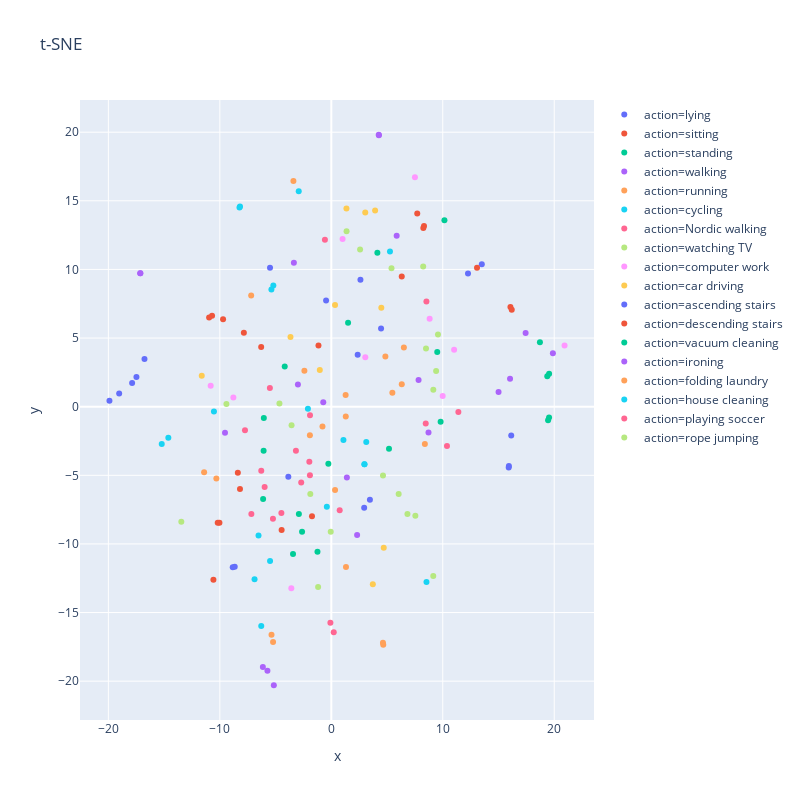
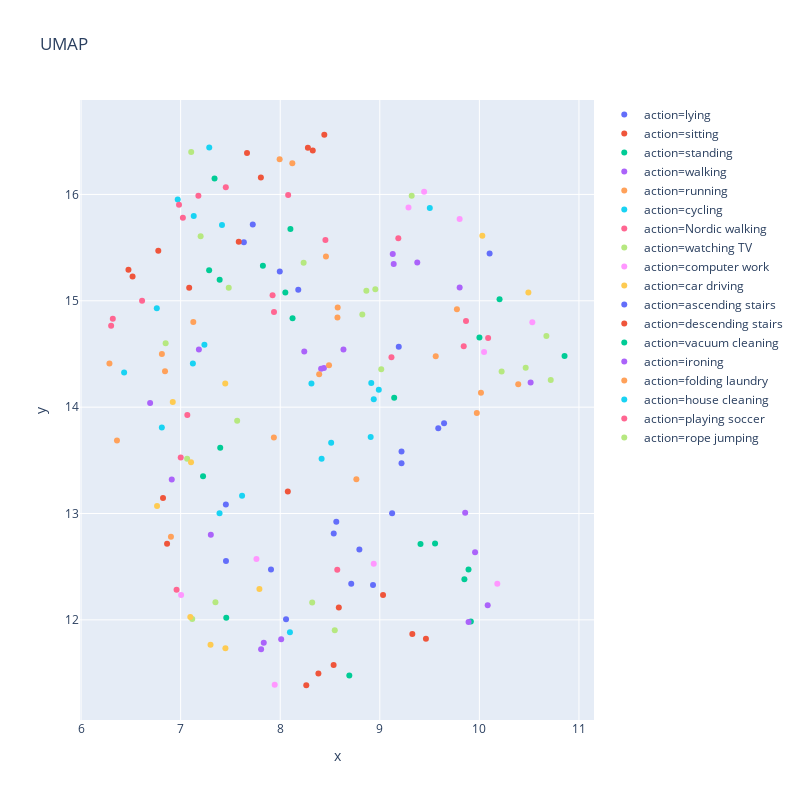

Notebook source saved alongside these figures, in order:
### Code cell
val_actions, val_labels, val_lm = get_action_vector(ae_model, skel_dt, device, class_ids=range(18), class_names=dataReader.idToLabel)
tsne_skel_plot = plot_tnse(val_actions, val_labels, val_lm)
plot_umap(val_actions, val_labels, val_lm)

### Figure 1 — Plotly figure (JSON) as saved in the notebook; plotly's stock layout.template omitted (floating-point values rounded to 4 significant figures)
{"data": [{"hoverlabel": {"namelength": 0}, "hovertemplate": "action=lying<br>x=%{x}<br>y=%{y}", "legendgroup": "action=lying", "marker": {"color": "#636efa", "symbol": "circle"}, "mode": "markers", "name": "action=lying", "showlegend": true, "type": "scatter", "x": [4.465, -5.498, -19.9, 2.366, -17.48, -0.4682, -19.03, 2.613, -17.87, -16.76], "xaxis": "x", "y": [5.703, 10.13, 0.4305, 3.781, 2.163, 7.737, 0.9638, 9.25, 1.732, 3.465], "yaxis": "y"}, {"hoverlabel": {"namelength": 0}, "hovertemplate": "action=sitting<br>x=%{x}<br>y=%{y}", "legendgroup": "action=sitting", "marker": {"color": "#EF553B", "symbol": "circle"}, "mode": "markers", "name": "action=sitting", "showlegend": true, "type": "scatter", "x": [-1.733, -9.71, -10.7, -8.193, -6.291, -4.457, 6.319, -7.846, -1.152, -10.96], "xaxis": "x", "y": [-7.988, 6.379, 6.625, -6.004, 4.343, -8.995, 9.491, 5.392, 4.466, 6.49], "yaxis": "y"}, {"hoverlabel": {"namelength": 0}, "hovertemplate": "action=standing<br>x=%{x}<br>y=%{y}", "legendgroup": "action=standing", "marker": {"color": "#00cc96", "symbol": "circle"}, "mode": "markers", "name": "action=standing", "showlegend": true, "type": "scatter", "x": [9.807, 5.176, -1.241, 9.503, 1.505, -0.2649, -4.18, -6.053, 4.132, -3.434], "xaxis": "x", "y": [-1.097, -3.06, -10.56, 3.989, 6.109, -4.156, 2.934, -0.8184, 11.21, -10.74], "yaxis": "y"}, {"hoverlabel": {"namelength": 0}, "hovertemplate": "action=walking<br>x=%{x}<br>y=%{y}", "legendgroup": "action=walking", "marker": {"color": "#ab63fa", "symbol": "circle"}, "mode": "markers", "name": "action=walking", "showlegend": true, "type": "scatter", "x": [-2.995, 5.864, 1.398, -9.537, -17.14, -17.14, -0.7198, 15.0, 2.314, 8.718], "xaxis": "x", "y": [1.618, 12.46, -5.152, -1.898, 9.714, 9.714, 0.3307, 1.064, -9.345, -1.885], "yaxis": "y"}, {"hoverlabel": {"namelength": 0}, "hovertemplate": "action=running<br>x=%{x}<br>y=%{y}", "legendgroup": "action=running", "marker": {"color": "#FFA15A", "symbol": "circle"}, "mode": "markers", "name": "action=running", "showlegend": true, "type": "scatter", "x": [-0.7915, -10.31, -2.415, -1.92, -11.41, 1.298, 1.285, 1.316, 8.393, 0.3372], "xaxis": "x", "y": [-1.44, -5.237, 2.614, -2.09, -4.779, -0.7206, 0.8496, -11.68, -2.729, -6.079], "yaxis": "y"}, {"hoverlabel": {"namelength": 0}, "hovertemplate": "action=cycling<br>x=%{x}<br>y=%{y}", "legendgroup": "action=cycling", "marker": {"color": "#19d3f3", "symbol": "circle"}, "mode": "markers", "name": "action=cycling", "showlegend": true, "type": "scatter", "x": [-6.887, -6.53, -0.4008, 1.089, 8.538, -2.099, 2.973, 2.973, 3.136, -5.494], "xaxis": "x", "y": [-12.57, -9.382, -7.295, -2.429, -12.77, -0.1584, -4.194, -4.193, -2.58, -11.25], "yaxis": "y"}, {"hoverlabel": {"namelength": 0}, "hovertemplate": "action=Nordic walking<br>x=%{x}<br>y=%{y}", "legendgroup": "action=Nordic walking", "marker": {"color": "#FF6692", "symbol": "circle"}, "mode": "markers", "name": "action=Nordic walking", "showlegend": true, "type": "scatter", "x": [-7.743, -6.284, -1.918, -4.479, 0.7525, -5.235, -1.912, 8.471, -1.97, -5.981], "xaxis": "x", "y": [-1.71, -4.669, -4.989, -7.749, -7.552, -8.173, -0.6232, -1.227, -4.011, -5.846], "yaxis": "y"}, {"hoverlabel": {"namelength": 0}, "hovertemplate": "action=watching TV<br>x=%{x}<br>y=%{y}", "legendgroup": "action=watching TV", "marker": {"color": "#B6E880", "symbol": "circle"}, "mode": "markers", "name": "action=watching TV", "showlegend": true, "type": "scatter", "x": [-4.653, 9.57, 5.4, -3.566, 9.152, 9.403, 8.243, 8.496, 1.368, 2.582], "xaxis": "x", "y": [0.2253, 5.259, 10.08, -1.35, 1.226, 2.602, 10.21, 4.231, 12.78, 11.46], "yaxis": "y"}, {"hoverlabel": {"namelength": 0}, "hovertemplate": "action=computer work<br>x=%{x}<br>y=%{y}", "legendgroup": "action=computer work", "marker": {"color": "#FF97FF", "symbol": "circle"}, "mode": "markers", "name": "action=computer work", "showlegend": true, "type": "scatter", "x": [3.05, -3.587, -8.786, -10.82, 9.991, 8.822, 7.503, 20.93, 1.012, 11.02], "xaxis": "x", "y": [3.607, -13.23, 0.6621, 1.522, 0.779, 6.413, 16.71, 4.45, 12.22, 4.146], "yaxis": "y"}, {"hoverlabel": {"namelength": 0}, "hovertemplate": "action=car driving<br>x=%{x}<br>y=%{y}", "legendgroup": "action=car driving", "marker": {"color": "#FECB52", "symbol": "circle"}, "mode": "markers", "name": "action=car driving", "showlegend": true, "type": "scatter", "x": [-1.033, 1.358, 4.487, -11.62, 0.3353, 3.929, -3.662, 4.704, 3.725, 3.046], "xaxis": "x", "y": [2.674, 14.44, 7.216, 2.248, 7.402, 14.3, 5.079, -10.28, -12.94, 14.15], "yaxis": "y"}, {"hoverlabel": {"namelength": 0}, "hovertemplate": "action=ascending stairs<br>x=%{x}<br>y=%{y}", "legendgroup": "action=ascending stairs", "marker": {"color": "#636efa", "symbol": "circle"}, "mode": "markers", "name": "action=ascending stairs", "showlegend": true, "type": "scatter", "x": [-3.855, 2.949, 15.92, 16.14, 3.463, -8.665, 13.5, 12.26, 15.93, -8.844], "xaxis": "x", "y": [-5.107, -7.362, -4.439, -2.092, -6.773, -11.67, 10.38, 9.708, -4.317, -11.7], "yaxis": "y"}, {"hoverlabel": {"namelength": 0}, "hovertemplate": "action=descending stairs<br>x=%{x}<br>y=%{y}", "legendgroup": "action=descending stairs", "marker": {"color": "#EF553B", "symbol": "circle"}, "mode": "markers", "name": "action=descending stairs", "showlegend": true, "type": "scatter", "x": [7.709, 16.07, -10.58, -8.385, 13.07, -10.04, -10.19, 8.317, 8.257, 16.19], "xaxis": "x", "y": [14.07, 7.265, -12.61, -4.819, 10.12, -8.461, -8.463, 13.16, 13.02, 7.061], "yaxis": "y"}, {"hoverlabel": {"namelength": 0}, "hovertemplate": "action=vacuum cleaning<br>x=%{x}<br>y=%{y}", "legendgroup": "action=vacuum cleaning", "marker": {"color": "#00cc96", "symbol": "circle"}, "mode": "markers", "name": "action=vacuum cleaning", "showlegend": true, "type": "scatter", "x": [19.54, -6.073, 10.15, 19.38, 19.54, 19.45, 18.71, -2.909, -6.119, -2.623], "xaxis": "x", "y": [2.406, -3.219, 13.58, 2.21, -0.7803, -0.9874, 4.693, -7.819, -6.72, -9.111], "yaxis": "y"}, {"hoverlabel": {"namelength": 0}, "hovertemplate": "action=ironing<br>x=%{x}<br>y=%{y}", "legendgroup": "action=ironing", "marker": {"color": "#ab63fa", "symbol": "circle"}, "mode": "markers", "name": "action=ironing", "showlegend": true, "type": "scatter", "x": [-5.155, -5.73, -6.141, 7.829, -3.358, 16.03, 4.257, 4.269, 17.43, 19.88], "xaxis": "x", "y": [-20.3, -19.24, -18.96, 1.945, 10.49, 2.04, 19.81, 19.77, 5.366, 3.884], "yaxis": "y"}, {"hoverlabel": {"namelength": 0}, "hovertemplate": "action=folding laundry<br>x=%{x}<br>y=%{y}", "legendgroup": "action=folding laundry", "marker": {"color": "#FFA15A", "symbol": "circle"}, "mode": "markers", "name": "action=folding laundry", "showlegend": true, "type": "scatter", "x": [-3.4, 6.511, 4.851, -7.189, -5.364, 4.661, 4.633, 6.323, 5.476, -5.225], "xaxis": "x", "y": [16.44, 4.307, 3.657, 8.095, -16.62, -17.34, -17.2, 1.626, 1.012, -17.15], "yaxis": "y"}, {"hoverlabel": {"namelength": 0}, "hovertemplate": "action=house cleaning<br>x=%{x}<br>y=%{y}", "legendgroup": "action=house cleaning", "marker": {"color": "#19d3f3", "symbol": "circle"}, "mode": "markers", "name": "action=house cleaning", "showlegend": true, "type": "scatter", "x": [-10.53, 5.263, -2.923, -8.191, -15.21, -5.201, -6.285, -14.62, -5.373, -8.236], "xaxis": "x", "y": [-0.3519, 11.31, 15.7, 14.59, -2.728, 8.827, -15.99, -2.272, 8.535, 14.52], "yaxis": "y"}, {"hoverlabel": {"namelength": 0}, "hovertemplate": "action=playing soccer<br>x=%{x}<br>y=%{y}", "legendgroup": "action=playing soccer", "marker": {"color": "#FF6692", "symbol": "circle"}, "mode": "markers", "name": "action=playing soccer", "showlegend": true, "type": "scatter", "x": [-2.7, -5.51, 8.532, -7.173, 11.4, 0.2182, -3.175, -0.5737, -0.08092, 10.38], "xaxis": "x", "y": [-5.526, 1.357, 7.667, -7.823, -0.3968, -16.44, -3.215, 12.17, -15.75, -2.874], "yaxis": "y"}, {"hoverlabel": {"namelength": 0}, "hovertemplate": "action=rope jumping<br>x=%{x}<br>y=%{y}", "legendgroup": "action=rope jumping", "marker": {"color": "#B6E880", "symbol": "circle"}, "mode": "markers", "name": "action=rope jumping", "showlegend": true, "type": "scatter", "x": [-1.185, 6.83, -13.46, 9.147, -9.41, -1.885, 6.042, -0.0517, 7.54, 4.636], "xaxis": "x", "y": [-13.15, -7.817, -8.383, -12.33, 0.1942, -6.365, -6.366, -9.113, -7.939, -5.017], "yaxis": "y"}], "layout": {"height": 800, "legend": {"tracegroupgap": 0}, "title": {"text": "t-SNE"}, "width": 800, "xaxis": {"anchor": "y", "domain": [0, 1], "title": {"text": "x"}}, "yaxis": {"anchor": "x", "domain": [0, 1], "title": {"text": "y"}}}}

### Figure 2 — Plotly figure (JSON) as saved in the notebook; plotly's stock layout.template omitted (floating-point values rounded to 4 significant figures)
{"data": [{"hoverlabel": {"namelength": 0}, "hovertemplate": "action=lying<br>x=%{x}<br>y=%{y}", "legendgroup": "action=lying", "marker": {"color": "#636efa", "symbol": "circle"}, "mode": "markers", "name": "action=lying", "showlegend": true, "type": "scatter", "x": [7.907, 7.454, 9.645, 8.058, 9.218, 10.1, 9.587, 7.455, 9.218, 8.795], "xaxis": "x", "y": [12.47, 13.08, 13.85, 12.01, 13.47, 15.45, 13.8, 12.55, 13.58, 12.66], "yaxis": "y"}, {"hoverlabel": {"namelength": 0}, "hovertemplate": "action=sitting<br>x=%{x}<br>y=%{y}", "legendgroup": "action=sitting", "marker": {"color": "#EF553B", "symbol": "circle"}, "mode": "markers", "name": "action=sitting", "showlegend": true, "type": "scatter", "x": [7.086, 8.443, 8.278, 7.667, 6.823, 6.776, 8.589, 8.076, 6.864, 8.327], "xaxis": "x", "y": [15.12, 16.56, 16.44, 16.39, 13.15, 15.47, 12.12, 13.21, 12.71, 16.41], "yaxis": "y"}, {"hoverlabel": {"namelength": 0}, "hovertemplate": "action=standing<br>x=%{x}<br>y=%{y}", "legendgroup": "action=standing", "marker": {"color": "#00cc96", "symbol": "circle"}, "mode": "markers", "name": "action=standing", "showlegend": true, "type": "scatter", "x": [10.0, 9.145, 8.051, 10.86, 10.2, 8.124, 7.225, 7.397, 7.458, 7.826], "xaxis": "x", "y": [14.65, 14.09, 15.08, 14.48, 15.01, 14.84, 13.35, 13.62, 12.02, 15.33], "yaxis": "y"}, {"hoverlabel": {"namelength": 0}, "hovertemplate": "action=walking<br>x=%{x}<br>y=%{y}", "legendgroup": "action=walking", "marker": {"color": "#ab63fa", "symbol": "circle"}, "mode": "markers", "name": "action=walking", "showlegend": true, "type": "scatter", "x": [6.911, 8.01, 8.635, 9.376, 9.14, 9.13, 6.694, 9.857, 7.183, 9.802], "xaxis": "x", "y": [13.32, 11.82, 14.54, 15.36, 15.35, 15.44, 14.04, 13.01, 14.54, 15.12], "yaxis": "y"}, {"hoverlabel": {"namelength": 0}, "hovertemplate": "action=running<br>x=%{x}<br>y=%{y}", "legendgroup": "action=running", "marker": {"color": "#FFA15A", "symbol": "circle"}, "mode": "markers", "name": "action=running", "showlegend": true, "type": "scatter", "x": [6.843, 7.994, 6.903, 6.812, 8.122, 6.285, 6.361, 8.459, 9.774, 7.127], "xaxis": "x", "y": [14.34, 16.33, 12.78, 14.5, 16.29, 14.41, 13.69, 15.42, 14.92, 14.8], "yaxis": "y"}, {"hoverlabel": {"namelength": 0}, "hovertemplate": "action=cycling<br>x=%{x}<br>y=%{y}", "legendgroup": "action=cycling", "marker": {"color": "#19d3f3", "symbol": "circle"}, "mode": "markers", "name": "action=cycling", "showlegend": true, "type": "scatter", "x": [7.415, 6.971, 6.761, 6.432, 7.287, 6.811, 8.99, 8.939, 8.914, 7.132], "xaxis": "x", "y": [15.71, 15.95, 14.93, 14.33, 16.44, 13.81, 14.16, 14.07, 14.23, 15.8], "yaxis": "y"}, {"hoverlabel": {"namelength": 0}, "hovertemplate": "action=Nordic walking<br>x=%{x}<br>y=%{y}", "legendgroup": "action=Nordic walking", "marker": {"color": "#FF6692", "symbol": "circle"}, "mode": "markers", "name": "action=Nordic walking", "showlegend": true, "type": "scatter", "x": [9.186, 8.08, 7.938, 7.023, 6.613, 6.984, 7.067, 9.843, 9.117, 7.454], "xaxis": "x", "y": [15.59, 15.99, 14.9, 15.78, 15.0, 15.9, 13.93, 14.57, 14.47, 16.07], "yaxis": "y"}, {"hoverlabel": {"namelength": 0}, "hovertemplate": "action=watching TV<br>x=%{x}<br>y=%{y}", "legendgroup": "action=watching TV", "marker": {"color": "#B6E880", "symbol": "circle"}, "mode": "markers", "name": "action=watching TV", "showlegend": true, "type": "scatter", "x": [7.065, 10.72, 8.321, 7.568, 10.22, 10.47, 8.548, 10.67, 7.116, 7.35], "xaxis": "x", "y": [13.51, 14.26, 12.16, 13.87, 14.33, 14.37, 11.9, 14.67, 12.01, 12.16], "yaxis": "y"}, {"hoverlabel": {"namelength": 0}, "hovertemplate": "action=computer work<br>x=%{x}<br>y=%{y}", "legendgroup": "action=computer work", "marker": {"color": "#FF97FF", "symbol": "circle"}, "mode": "markers", "name": "action=computer work", "showlegend": true, "type": "scatter", "x": [7.761, 9.288, 9.445, 9.802, 10.05, 8.939, 7.945, 10.18, 7.005, 10.53], "xaxis": "x", "y": [12.57, 15.88, 16.02, 15.77, 14.52, 12.53, 11.39, 12.34, 12.23, 14.8], "yaxis": "y"}, {"hoverlabel": {"namelength": 0}, "hovertemplate": "action=car driving<br>x=%{x}<br>y=%{y}", "legendgroup": "action=car driving", "marker": {"color": "#FECB52", "symbol": "circle"}, "mode": "markers", "name": "action=car driving", "showlegend": true, "type": "scatter", "x": [6.763, 7.097, 7.791, 10.03, 10.49, 7.45, 7.104, 7.448, 6.921, 7.3], "xaxis": "x", "y": [13.07, 12.03, 12.29, 15.61, 15.08, 11.73, 13.48, 14.22, 14.05, 11.77], "yaxis": "y"}, {"hoverlabel": {"namelength": 0}, "hovertemplate": "action=ascending stairs<br>x=%{x}<br>y=%{y}", "legendgroup": "action=ascending stairs", "marker": {"color": "#636efa", "symbol": "circle"}, "mode": "markers", "name": "action=ascending stairs", "showlegend": true, "type": "scatter", "x": [7.996, 8.181, 8.537, 9.124, 9.19, 7.724, 8.932, 8.713, 8.563, 7.635], "xaxis": "x", "y": [15.28, 15.1, 12.81, 13.0, 14.57, 15.72, 12.33, 12.34, 12.92, 15.55], "yaxis": "y"}, {"hoverlabel": {"namelength": 0}, "hovertemplate": "action=descending stairs<br>x=%{x}<br>y=%{y}", "legendgroup": "action=descending stairs", "marker": {"color": "#EF553B", "symbol": "circle"}, "mode": "markers", "name": "action=descending stairs", "showlegend": true, "type": "scatter", "x": [8.262, 9.327, 7.583, 7.806, 9.033, 6.517, 6.476, 8.536, 8.383, 9.463], "xaxis": "x", "y": [11.39, 11.87, 15.56, 16.16, 12.23, 15.23, 15.29, 11.57, 11.49, 11.82], "yaxis": "y"}, {"hoverlabel": {"namelength": 0}, "hovertemplate": "action=vacuum cleaning<br>x=%{x}<br>y=%{y}", "legendgroup": "action=vacuum cleaning", "marker": {"color": "#00cc96", "symbol": "circle"}, "mode": "markers", "name": "action=vacuum cleaning", "showlegend": true, "type": "scatter", "x": [9.891, 8.102, 8.694, 9.85, 9.555, 9.409, 9.914, 7.286, 7.34, 7.392], "xaxis": "x", "y": [12.47, 15.67, 11.48, 12.38, 12.72, 12.71, 11.98, 15.29, 16.15, 15.2], "yaxis": "y"}, {"hoverlabel": {"namelength": 0}, "hovertemplate": "action=ironing<br>x=%{x}<br>y=%{y}", "legendgroup": "action=ironing", "marker": {"color": "#ab63fa", "symbol": "circle"}, "mode": "markers", "name": "action=ironing", "showlegend": true, "type": "scatter", "x": [8.439, 8.242, 8.411, 10.51, 7.303, 9.957, 7.835, 7.808, 9.891, 10.08], "xaxis": "x", "y": [14.37, 14.52, 14.36, 14.23, 12.8, 12.64, 11.79, 11.72, 11.98, 12.14], "yaxis": "y"}, {"hoverlabel": {"namelength": 0}, "hovertemplate": "action=folding laundry<br>x=%{x}<br>y=%{y}", "legendgroup": "action=folding laundry", "marker": {"color": "#FFA15A", "symbol": "circle"}, "mode": "markers", "name": "action=folding laundry", "showlegend": true, "type": "scatter", "x": [8.765, 10.02, 9.974, 7.936, 8.49, 8.577, 8.575, 10.39, 9.562, 8.391], "xaxis": "x", "y": [13.32, 14.14, 13.94, 13.71, 14.39, 14.94, 14.84, 14.22, 14.48, 14.31], "yaxis": "y"}, {"hoverlabel": {"namelength": 0}, "hovertemplate": "action=house cleaning<br>x=%{x}<br>y=%{y}", "legendgroup": "action=house cleaning", "marker": {"color": "#19d3f3", "symbol": "circle"}, "mode": "markers", "name": "action=house cleaning", "showlegend": true, "type": "scatter", "x": [9.502, 8.098, 8.908, 7.239, 8.512, 7.617, 8.313, 8.416, 7.391, 7.123], "xaxis": "x", "y": [15.87, 11.88, 13.72, 14.59, 13.67, 13.17, 14.22, 13.51, 13.0, 14.41], "yaxis": "y"}, {"hoverlabel": {"namelength": 0}, "hovertemplate": "action=playing soccer<br>x=%{x}<br>y=%{y}", "legendgroup": "action=playing soccer", "marker": {"color": "#FF6692", "symbol": "circle"}, "mode": "markers", "name": "action=playing soccer", "showlegend": true, "type": "scatter", "x": [7.923, 7.001, 8.573, 7.178, 10.09, 6.319, 8.454, 6.959, 6.302, 9.866], "xaxis": "x", "y": [15.05, 13.53, 12.47, 15.99, 14.65, 14.83, 15.57, 12.28, 14.76, 14.81], "yaxis": "y"}, {"hoverlabel": {"namelength": 0}, "hovertemplate": "action=rope jumping<br>x=%{x}<br>y=%{y}", "legendgroup": "action=rope jumping", "marker": {"color": "#B6E880", "symbol": "circle"}, "mode": "markers", "name": "action=rope jumping", "showlegend": true, "type": "scatter", "x": [7.201, 8.865, 6.849, 7.106, 9.32, 8.235, 8.955, 7.483, 8.824, 9.014], "xaxis": "x", "y": [15.61, 15.09, 14.6, 16.4, 15.99, 15.36, 15.11, 15.12, 14.87, 14.36], "yaxis": "y"}], "layout": {"height": 800, "legend": {"tracegroupgap": 0}, "title": {"text": "UMAP"}, "width": 800, "xaxis": {"anchor": "y", "domain": [0, 1], "title": {"text": "x"}}, "yaxis": {"anchor": "x", "domain": [0, 1], "title": {"text": "y"}}}}
